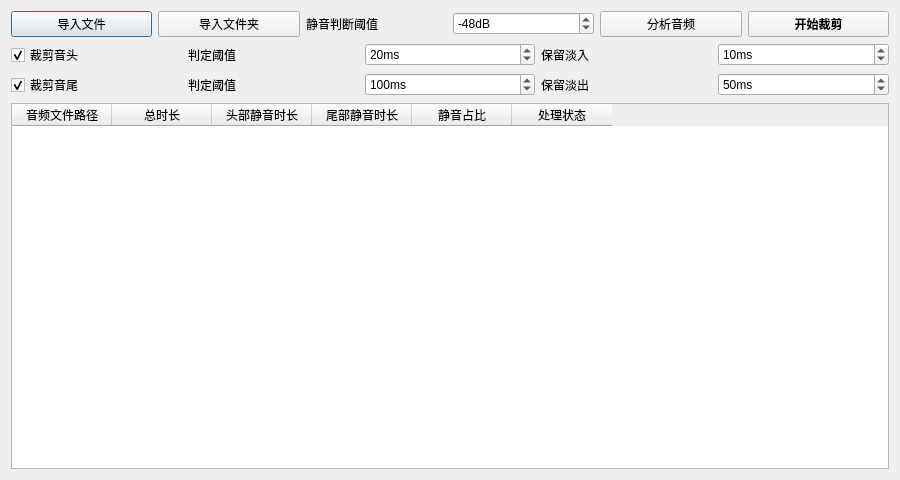
<?xml version="1.0" encoding="UTF-8"?>
<ui version="4.0">
 <class>AudioSilenceTrimmer</class>
 <widget class="QDialog" name="AudioSilenceTrimmer">
  <property name="geometry">
   <rect>
    <x>0</x>
    <y>0</y>
    <width>900</width>
    <height>480</height>
   </rect>
  </property>
  <property name="windowTitle">
   <string>音频头尾静音裁剪</string>
  </property>
  <layout class="QVBoxLayout" name="verticalLayout">
   <item>
    <layout class="QHBoxLayout" name="horizontalLayout">
     <item>
      <widget class="QPushButton" name="btnImportFiles">
       <property name="text">
        <string>导入文件</string>
       </property>
      </widget>
     </item>
     <item>
      <widget class="QPushButton" name="btnImportFolder">
       <property name="text">
        <string>导入文件夹</string>
       </property>
      </widget>
     </item>
     <item>
      <widget class="QLabel" name="lblCutThreshold">
       <property name="text">
        <string>静音判断阈值</string>
       </property>
      </widget>
     </item>
     <item>
      <widget class="QSpinBox" name="spbCutThreshold">
       <property name="suffix">
        <string>dB</string>
       </property>
       <property name="minimum">
        <number>-96</number>
       </property>
       <property name="maximum">
        <number>0</number>
       </property>
       <property name="value">
        <number>-48</number>
       </property>
      </widget>
     </item>
     <item>
      <widget class="QPushButton" name="btnAnalyzeAudio">
       <property name="text">
        <string>分析音频</string>
       </property>
      </widget>
     </item>
     <item>
      <widget class="QPushButton" name="btnStartTrimming">
       <property name="font">
        <font>
         <bold>true</bold>
        </font>
       </property>
       <property name="text">
        <string>开始裁剪</string>
       </property>
      </widget>
     </item>
    </layout>
   </item>
   <item>
    <layout class="QHBoxLayout" name="horizontalLayout_2">
     <item>
      <widget class="QCheckBox" name="cbxTrimHead">
       <property name="text">
        <string>裁剪音头</string>
       </property>
       <property name="checked">
        <bool>true</bool>
       </property>
      </widget>
     </item>
     <item>
      <widget class="QLabel" name="lblTrimHeadThreshold">
       <property name="text">
        <string>判定阈值</string>
       </property>
      </widget>
     </item>
     <item>
      <widget class="QSpinBox" name="spbTrimHeadThreshold">
       <property name="suffix">
        <string>ms</string>
       </property>
       <property name="minimum">
        <number>1</number>
       </property>
       <property name="maximum">
        <number>10000</number>
       </property>
       <property name="value">
        <number>20</number>
       </property>
      </widget>
     </item>
     <item>
      <widget class="QLabel" name="lblFadeInDuration">
       <property name="text">
        <string>保留淡入</string>
       </property>
      </widget>
     </item>
     <item>
      <widget class="QSpinBox" name="spbFadeInDuration">
       <property name="suffix">
        <string>ms</string>
       </property>
       <property name="minimum">
        <number>1</number>
       </property>
       <property name="maximum">
        <number>1000</number>
       </property>
       <property name="value">
        <number>10</number>
       </property>
      </widget>
     </item>
    </layout>
   </item>
   <item>
    <layout class="QHBoxLayout" name="horizontalLayout_3">
     <item>
      <widget class="QCheckBox" name="cbxTrimTail">
       <property name="text">
        <string>裁剪音尾</string>
       </property>
       <property name="checked">
        <bool>true</bool>
       </property>
      </widget>
     </item>
     <item>
      <widget class="QLabel" name="lblTrimTailThreshold">
       <property name="text">
        <string>判定阈值</string>
       </property>
      </widget>
     </item>
     <item>
      <widget class="QSpinBox" name="spbTrimTailThreshold">
       <property name="suffix">
        <string>ms</string>
       </property>
       <property name="minimum">
        <number>1</number>
       </property>
       <property name="maximum">
        <number>10000</number>
       </property>
       <property name="value">
        <number>100</number>
       </property>
      </widget>
     </item>
     <item>
      <widget class="QLabel" name="lblFadeOutDuration">
       <property name="text">
        <string>保留淡出</string>
       </property>
      </widget>
     </item>
     <item>
      <widget class="QSpinBox" name="spbFadeOutDuration">
       <property name="suffix">
        <string>ms</string>
       </property>
       <property name="minimum">
        <number>1</number>
       </property>
       <property name="maximum">
        <number>1000</number>
       </property>
       <property name="value">
        <number>50</number>
       </property>
      </widget>
     </item>
    </layout>
   </item>
   <item>
    <widget class="QTableWidget" name="tblFileList">
     <property name="dragEnabled">
      <bool>true</bool>
     </property>
     <property name="dragDropMode">
      <enum>QAbstractItemView::DragDrop</enum>
     </property>
     <column>
      <property name="text">
       <string>音频文件路径</string>
      </property>
     </column>
     <column>
      <property name="text">
       <string>总时长</string>
      </property>
     </column>
     <column>
      <property name="text">
       <string>头部静音时长</string>
      </property>
     </column>
     <column>
      <property name="text">
       <string>尾部静音时长</string>
      </property>
     </column>
     <column>
      <property name="text">
       <string>静音占比</string>
      </property>
     </column>
     <column>
      <property name="text">
       <string>处理状态</string>
      </property>
     </column>
    </widget>
   </item>
  </layout>
 </widget>
 <resources/>
 <connections/>
</ui>
